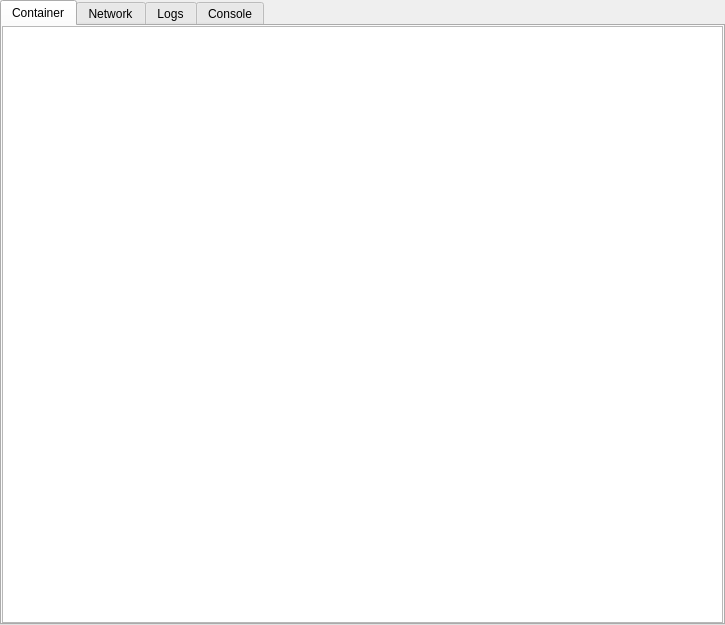
<?xml version="1.0" encoding="UTF-8"?>
<ui version="4.0">
 <class>DockerTab</class>
 <widget class="QWidget" name="DockerTab">
  <property name="geometry">
   <rect>
    <x>0</x>
    <y>0</y>
    <width>725</width>
    <height>625</height>
   </rect>
  </property>
  <layout class="QVBoxLayout" name="verticalLayout">
   <property name="leftMargin">
    <number>0</number>
   </property>
   <property name="topMargin">
    <number>0</number>
   </property>
   <property name="rightMargin">
    <number>0</number>
   </property>
   <property name="bottomMargin">
    <number>0</number>
   </property>
   <item>
    <widget class="QSplitter" name="dockerViewSplitter">
     <property name="orientation">
      <enum>Qt::Vertical</enum>
     </property>
     <widget class="QStackedWidget" name="responseStackedWidget">
      <widget class="QTabWidget" name="dockerContainerTabs">
       <property name="currentIndex">
        <number>0</number>
       </property>
       <widget class="QWidget" name="tab_1">
        <attribute name="title">
         <string>Container</string>
        </attribute>
        <layout class="QVBoxLayout" name="verticalLayout_6_body">
         <property name="leftMargin">
          <number>0</number>
         </property>
         <property name="topMargin">
          <number>0</number>
         </property>
         <property name="rightMargin">
          <number>0</number>
         </property>
         <property name="bottomMargin">
          <number>0</number>
         </property>
         <item>
          <widget class="QPlainTextEdit" name="containerText">
           <property name="readOnly">
            <bool>true</bool>
           </property>
          </widget>
         </item>
        </layout>
       </widget>
       <widget class="QWidget" name="tab_2">
        <attribute name="title">
         <string>Network</string>
        </attribute>
        <layout class="QVBoxLayout" name="verticalLayout_6_body">
         <property name="leftMargin">
          <number>0</number>
         </property>
         <property name="topMargin">
          <number>0</number>
         </property>
         <property name="rightMargin">
          <number>0</number>
         </property>
         <property name="bottomMargin">
          <number>0</number>
         </property>
         <item>
          <widget class="QPlainTextEdit" name="networkText">
           <property name="readOnly">
            <bool>true</bool>
           </property>
          </widget>
         </item>
        </layout>
       </widget>
       <widget class="QWidget" name="tab_3">
        <attribute name="title">
         <string>Logs</string>
        </attribute>
        <layout class="QVBoxLayout" name="verticalLayout_6_body">
         <property name="leftMargin">
          <number>0</number>
         </property>
         <property name="topMargin">
          <number>0</number>
         </property>
         <property name="rightMargin">
          <number>0</number>
         </property>
         <property name="bottomMargin">
          <number>0</number>
         </property>
         <item>
          <widget class="QPlainTextEdit" name="logsText">
           <property name="readOnly">
            <bool>true</bool>
           </property>
          </widget>
         </item>
        </layout>
       </widget>
       <widget class="QWidget" name="tab_4">
        <attribute name="title">
         <string>Console</string>
        </attribute>
        <layout class="QVBoxLayout" name="verticalLayout_7_body">
         <property name="leftMargin">
          <number>0</number>
         </property>
         <property name="topMargin">
          <number>0</number>
         </property>
         <property name="rightMargin">
          <number>0</number>
         </property>
         <property name="bottomMargin">
          <number>0</number>
         </property>
         <item>
          <widget class="ConsoleScintilla" name="consoleText" native="true">
          </widget>
         </item>
        </layout>
       </widget>
      </widget>
     </widget>
    </widget>
   </item>
  </layout>
 </widget>
 <customwidgets>
  <customwidget>
   <class>ConsoleScintilla</class>
   <extends>QWidget</extends>
   <header>ui.widgets.docker.console_scintilla.h</header>
   <container>1</container>
  </customwidget>
 </customwidgets>
 <resources/>
 <connections/>
</ui>
